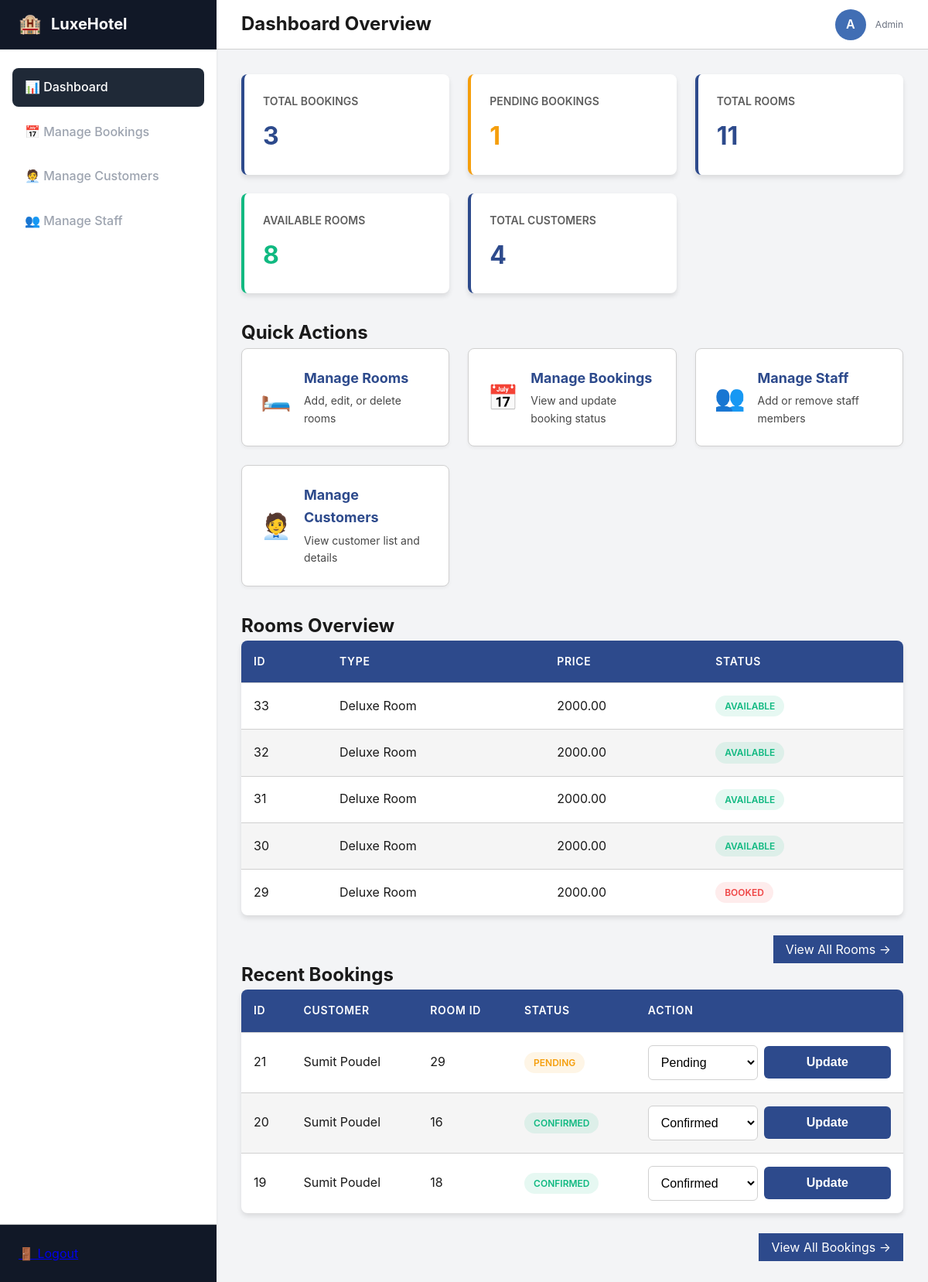
Screenshot of /dashboard.php (signed in) with the database file from the repository.
### tables this page shows
CREATE TABLE `rooms` (
  `id` int(11) NOT NULL,
  `room_type` varchar(50) NOT NULL,
  `price` decimal(10,2) NOT NULL,
  `description` text DEFAULT NULL,
  `status` enum('available','booked') DEFAULT 'available'
);

CREATE TABLE `bookings` (
  `id` int(11) NOT NULL,
  `customer_name` varchar(100) NOT NULL,
  `customer_email` varchar(100) NOT NULL,
  `room_id` int(11) NOT NULL,
  `check_in` date NOT NULL,
  `check_out` date NOT NULL,
  `status` enum('pending','confirmed','cancelled') DEFAULT 'pending'
);

### dashboard.php (the view, shortened to what this page needs)
<?php
include "config.php";
$total_bookings = 0;
$pending_bookings = 0;
$total_rooms = 0;
$available_rooms = 0;
$total_customers = 0;
if (in_array($_SESSION["role"], ["admin", "staff"])) {
    $total_bookings = $conn->query("SELECT COUNT(*) as count FROM bookings")->fetch_assoc()['count'];
    $pending_bookings = $conn->query("SELECT COUNT(*) as count FROM bookings WHERE status='pending'")->fetch_assoc()['count'];
    $total_rooms = $conn->query("SELECT COUNT(*) as count FROM rooms")->fetch_assoc()['count'];
    $available_rooms = $conn->query("SELECT COUNT(*) as count FROM rooms WHERE status='available'")->fetch_assoc()['count'];
    $total_customers = $conn->query("SELECT COUNT(*) as count FROM customer")->fetch_assoc()['count'];
}
?>
<!DOCTYPE html>
<html lang="en">
<head>
    <link rel="stylesheet" href="style.css">
</head>
<body class="admin-body">
    <div class="admin-container">
        <aside class="admin-sidebar">
            <div class="sidebar-header">
                <a href="dashboard.php" class="sidebar-brand">
                    <span style="font-size: 1.5rem;">🏨</span> LuxeHotel
                </a>
            </div>
            <nav class="sidebar-nav">
                <ul>
                    <li><a href="dashboard.php" class="active">📊 Dashboard</a></li>
                    <?php if (isset($_SESSION["role"]) && in_array($_SESSION["role"], ["admin", "staff"])) { ?>
                    <li><a href="manage_bookings.php">📅 Manage Bookings</a></li>
                    <?php } ?>
                    <?php if (isset($_SESSION["role"]) && in_array($_SESSION["role"], ["admin","staff"])) { ?>
                        <li><a href="manage_customer.php">🧑‍💼 Manage Customers</a></li>
                    <?php } ?>
                    <?php if (isset($_SESSION["role"]) && $_SESSION["role"] == "admin") { ?>
                        <li><a href="manage_staff.php">👥 Manage Staff</a></li>
                    <?php } ?>
                </ul>
            </nav>
            <div class="sidebar-footer">
                <a href="logout.php">🚪 Logout</a>
            </div>
        </aside>
        <main class="admin-main">
            <header class="admin-topbar">
                <h2>Dashboard Overview</h2>
                <div class="user-profile">
                    <div class="user-avatar">
                        <?php echo strtoupper(substr($_SESSION["username"], 0, 1)); ?>
                    </div>
                    <div class="user-info">
                        <span class="user-role"><?php echo $_SESSION["role"]; ?></span>
                    </div>
                </div>
            </header>
            <div class="admin-content">
                <?php if (in_array($_SESSION["role"], ["admin", "staff"])) { ?>
                <div class="dashboard-stats">
                    <div class="stat-card">
                        <div class="stat-card-title">Total Bookings</div>
                        <div class="stat-card-value"><?php echo $total_bookings; ?></div>
                    </div>
                    <div class="stat-card pending">
                        <div class="stat-card-title">Pending Bookings</div>
                        <div class="stat-card-value"><?php echo $pending_bookings; ?></div>
                    </div>
                    <div class="stat-card">
                        <div class="stat-card-title">Total Rooms</div>
                        <div class="stat-card-value"><?php echo $total_rooms; ?></div>
                    </div>
                    <div class="stat-card success">
                        <div class="stat-card-title">Available Rooms</div>
                        <div class="stat-card-value"><?php echo $available_rooms; ?></div>
                    </div>
                    <div class="stat-card">
                        <div class="stat-card-title">Total Customers</div>
                        <div class="stat-card-value"><?php echo $total_customers; ?></div>
                    </div>
                </div>
                <?php } ?>
                <h2>Quick Actions</h2>
                <div class="dashboard-actions">
                    <?php if (isset($_SESSION["role"]) && in_array($_SESSION["role"], ["admin", "staff"])) { ?>
                        <a href="manage_rooms.php" class="action-card">
                            <div class="action-icon">🛏️</div>
                            <div class="action-info">
                                <h3>Manage Rooms</h3>
                                <p>Add, edit, or delete rooms</p>
                            </div>
                        </a>
                    <?php } ?>
                    <?php if (isset($_SESSION["role"]) && $_SESSION["role"] === "admin") { ?>
                        <a href="manage_bookings.php" class="action-card">
                            <div class="action-icon">📅</div>
                            <div class="action-info">
                                <h3>Manage Bookings</h3>
                                <p>View and update booking status</p>
                            </div>
                        </a>
                    <?php } ?>
                    <?php if (isset($_SESSION["role"]) && $_SESSION["role"] === "admin") { ?>
                        <a href="manage_staff.php" class="action-card">
                            <div class="action-icon">👥</div>
                            <div class="action-info">
                                <h3>Manage Staff</h3>
                                <p>Add or remove staff members</p>
                            </div>
                        </a>
                    <?php } ?>
                    <?php if (isset($_SESSION["role"]) && in_array($_SESSION["role"], ["admin", "staff"])) { ?>
                        <a href="manage_customer.php" class="action-card">
                            <div class="action-icon">🧑‍💼</div>
                            <div class="action-info">
                                <h3>Manage Customers</h3>
                                <p>View customer list and details</p>
                            </div>
                        </a>
                    <?php } ?>
                </div>
                <?php if (isset($_SESSION["role"]) && in_array($_SESSION["role"], ["admin", "staff"])) { ?>
                <h2>Rooms Overview</h2>
                <table>
                    <thead>
                        <tr>
                            <th>ID</th>
                            <th>Type</th>
                            <th>Price</th>
                            <th>Status</th>
                        </tr>
                    </thead>
                    <tbody>
                    <?php
                    $roomsRes = $conn->query("SELECT id, room_type, price, status FROM rooms ORDER BY id DESC LIMIT 5");
                    if ($roomsRes && $roomsRes->num_rows > 0) {
                        while ($r = $roomsRes->fetch_assoc()) {
                            echo "<tr>";
                            echo "<td>" . htmlspecialchars($r["id"]) . "</td>";
                            echo "<td>" . htmlspecialchars($r["room_type"]) . "</td>";
                            echo "<td>" . htmlspecialchars($r["price"]) . "</td>";
                            echo "<td><span class='status-badge " . htmlspecialchars($r["status"]) . "'>" . ucfirst(htmlspecialchars($r["status"])) . "</span></td>";
                            echo "</tr>";
                        }
                    } else {
                        echo "<tr><td colspan='4'>No rooms found</td></tr>";
                    }
                    ?>
                    </tbody>
                </table>
                <div style="text-align: right; margin-top: 1rem;">
                    <a href="manage_rooms.php" class="btn-primary" style="text-decoration: none; padding: 0.5rem 1rem;">View All Rooms &rarr;</a>
                </div>
                <?php } ?>
                <h2><?php echo ($_SESSION["role"] == "customer") ? "My Recent Bookings" : "Recent Bookings"; ?></h2>
                <table>
                    <thead>
                        <tr>
                            <th>ID</th>
                            <th>Customer</th>
                            <th>Room ID</th>
                            <th>Status</th>
                            <?php if (in_array($_SESSION["role"], ["admin", "staff"])) { ?>
                            <th>Action</th>
                            <?php } ?>
                        </tr>
                    </thead>
                    <tbody>
                    <?php
                    if (in_array($_SESSION["role"], ["admin", "staff"])) {
                        $result = $conn->query("SELECT * FROM bookings ORDER BY id DESC LIMIT 5");
                    } else {
                        $email = $conn->real_escape_string($_SESSION["username"]);
                        $result = $conn->query("SELECT * FROM bookings WHERE customer_email='$email' ORDER BY id DESC LIMIT 5");
                    }
                    if ($result && $result->num_rows > 0) {
                        while ($row = $result->fetch_assoc()) {
                            echo "<tr>";
                            echo "<td>" . $row["id"] . "</td>";
                            echo "<td>" . $row["customer_name"] . "</td>";
                            echo "<td>" . $row["room_id"] . "</td>";
                            echo "<td><span class='status-badge " . $row["status"] . "'>" . ucfirst($row["status"]) . "</span></td>";
                            if (in_array($_SESSION["role"], ["admin", "staff"])) {
                                echo "<td>
                                    <form method='POST'>
                                        <input type='hidden' name='booking_id' value='" . $row["id"] . "'>
                                        <select name='status'>
                                            <option value='pending' " . ($row['status'] == 'pending' ? 'selected' : '') . ">Pending</option>
                                            <option value='confirmed' " . ($row['status'] == 'confirmed' ? 'selected' : '') . ">Confirmed</option>
                                            <option value='cancelled' " . ($row['status'] == 'cancelled' ? 'selected' : '') . ">Cancelled</option>
                                        </select>
                                        <input type='submit' name='update' value='Update'>
                                    </form>
                                </td>";
                            }
                            echo "</tr>";
                        }
                    } else {
                        echo "<tr><td colspan='" . (in_array($_SESSION["role"], ["admin", "staff"]) ? "5" : "4") . "'>No bookings found</td></tr>";
                    }
                    ?>
                    </tbody>
                </table>
                <div style="text-align: right; margin-top: 1rem;">
                    <?php if (in_array($_SESSION["role"], ["admin", "staff"])) { ?>
                        <a href="manage_bookings.php" class="btn-primary" style="text-decoration: none; padding: 0.5rem 1rem;">View All Bookings &rarr;</a>
                    <?php } ?>
                </div>
            </div>
        </main>
    </div>
</body>
</html>

### rows the page displays
rooms: id "33", room_type "Deluxe Room", price "2000.00", status "AVAILABLE"
rooms: id "32", room_type "Deluxe Room", price "2000.00", status "AVAILABLE"
rooms: id "31", room_type "Deluxe Room", price "2000.00", status "AVAILABLE"
rooms: id "30", room_type "Deluxe Room", price "2000.00", status "AVAILABLE"
rooms: id "29", room_type "Deluxe Room", price "2000.00", status "BOOKED"
bookings: id "21", customer_name "Sumit Poudel", room "29", status "PENDING", status "Pending"
bookings: id "20", customer_name "Sumit Poudel", room "16", status "CONFIRMED", status "Confirmed"
bookings: id "19", customer_name "Sumit Poudel", room "18", status "CONFIRMED", status "Confirmed"

### other values shown
substr($_SESSION["username"], 0, 1) "A"
$_SESSION["role"] "Admin"
$total_bookings "3"
$pending_bookings "1"
$total_rooms "11"
$available_rooms "8"
$total_customers "4"
